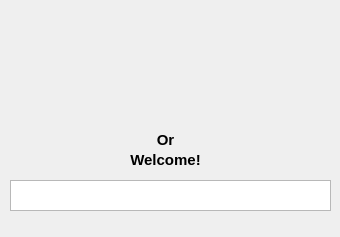
<?xml version="1.0" encoding="UTF-8"?>
<ui version="4.0">
 <class>MainWindow</class>
 <widget class="QMainWindow" name="MainWindow">
  <property name="geometry">
   <rect>
    <x>0</x>
    <y>0</y>
    <width>340</width>
    <height>237</height>
   </rect>
  </property>
  <property name="windowTitle">
   <string>MainWindow</string>
  </property>
  <widget class="QWidget" name="centralwidget">
   <widget class="QLabel" name="lookingfor_l">
    <property name="geometry">
     <rect>
      <x>-10</x>
      <y>-60</y>
      <width>351</width>
      <height>251</height>
     </rect>
    </property>
    <property name="text">
     <string/>
    </property>
    <property name="pixmap">
     <pixmap>after_unlock.gif</pixmap>
    </property>
    <property name="scaledContents">
     <bool>true</bool>
    </property>
   </widget>
   <widget class="QLabel" name="welcome_l">
    <property name="geometry">
     <rect>
      <x>-10</x>
      <y>140</y>
      <width>351</width>
      <height>41</height>
     </rect>
    </property>
    <property name="text">
     <string>&lt;html&gt;&lt;head/&gt;&lt;body&gt;&lt;p align=&quot;center&quot;&gt;&lt;span style=&quot; font-size:11pt; font-weight:600;&quot;&gt;Welcome!&lt;/span&gt;&lt;/p&gt;&lt;/body&gt;&lt;/html&gt;</string>
    </property>
    <property name="alignment">
     <set>Qt::AlignCenter</set>
    </property>
   </widget>
   <widget class="QLabel" name="welcome_l_2">
    <property name="geometry">
     <rect>
      <x>-10</x>
      <y>120</y>
      <width>351</width>
      <height>41</height>
     </rect>
    </property>
    <property name="text">
     <string>&lt;html&gt;&lt;head/&gt;&lt;body&gt;&lt;p align=&quot;center&quot;&gt;&lt;span style=&quot; font-size:11pt; font-weight:600;&quot;&gt;Or&lt;/span&gt;&lt;/p&gt;&lt;/body&gt;&lt;/html&gt;</string>
    </property>
    <property name="alignment">
     <set>Qt::AlignCenter</set>
    </property>
   </widget>
   <widget class="QTextEdit" name="textEdit">
    <property name="geometry">
     <rect>
      <x>10</x>
      <y>180</y>
      <width>321</width>
      <height>31</height>
     </rect>
    </property>
   </widget>
  </widget>
 </widget>
 <resources/>
 <connections/>
</ui>
